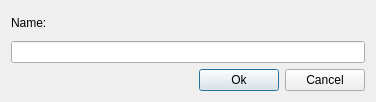
<?xml version="1.0" encoding="UTF-8"?>
<ui version="4.0">
 <class>AddBrandDialog</class>
 <widget class="QDialog" name="AddBrandDialog">
  <property name="geometry">
   <rect>
    <x>0</x>
    <y>0</y>
    <width>376</width>
    <height>102</height>
   </rect>
  </property>
  <property name="windowTitle">
   <string>Add brand</string>
  </property>
  <layout class="QGridLayout" name="gridLayout">
   <item row="0" column="0">
    <widget class="QLabel" name="lblName">
     <property name="text">
      <string>Name:</string>
     </property>
    </widget>
   </item>
   <item row="1" column="0" colspan="3">
    <widget class="QLineEdit" name="txtName"/>
   </item>
   <item row="2" column="0">
    <spacer name="horizontalSpacer">
     <property name="orientation">
      <enum>Qt::Horizontal</enum>
     </property>
     <property name="sizeHint" stdset="0">
      <size>
       <width>151</width>
       <height>20</height>
      </size>
     </property>
    </spacer>
   </item>
   <item row="2" column="1">
    <widget class="QPushButton" name="btnOk">
     <property name="text">
      <string>Ok</string>
     </property>
    </widget>
   </item>
   <item row="2" column="2">
    <widget class="QPushButton" name="btnCancel">
     <property name="text">
      <string>Cancel</string>
     </property>
    </widget>
   </item>
  </layout>
 </widget>
 <resources/>
 <connections>
  <connection>
   <sender>btnOk</sender>
   <signal>clicked()</signal>
   <receiver>AddBrandDialog</receiver>
   <slot>accept()</slot>
   <hints>
    <hint type="sourcelabel">
     <x>218</x>
     <y>76</y>
    </hint>
    <hint type="destinationlabel">
     <x>187</x>
     <y>50</y>
    </hint>
   </hints>
  </connection>
  <connection>
   <sender>btnCancel</sender>
   <signal>clicked()</signal>
   <receiver>AddBrandDialog</receiver>
   <slot>reject()</slot>
   <hints>
    <hint type="sourcelabel">
     <x>318</x>
     <y>76</y>
    </hint>
    <hint type="destinationlabel">
     <x>187</x>
     <y>50</y>
    </hint>
   </hints>
  </connection>
 </connections>
</ui>
